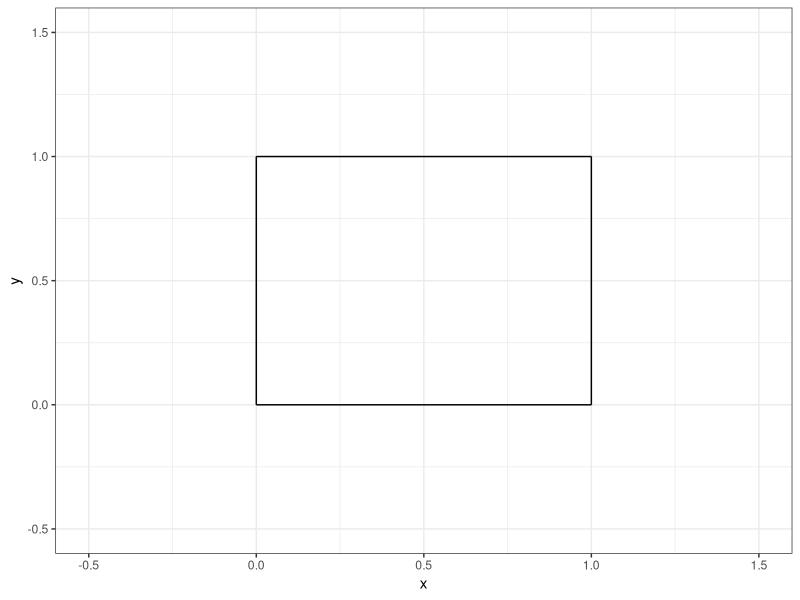
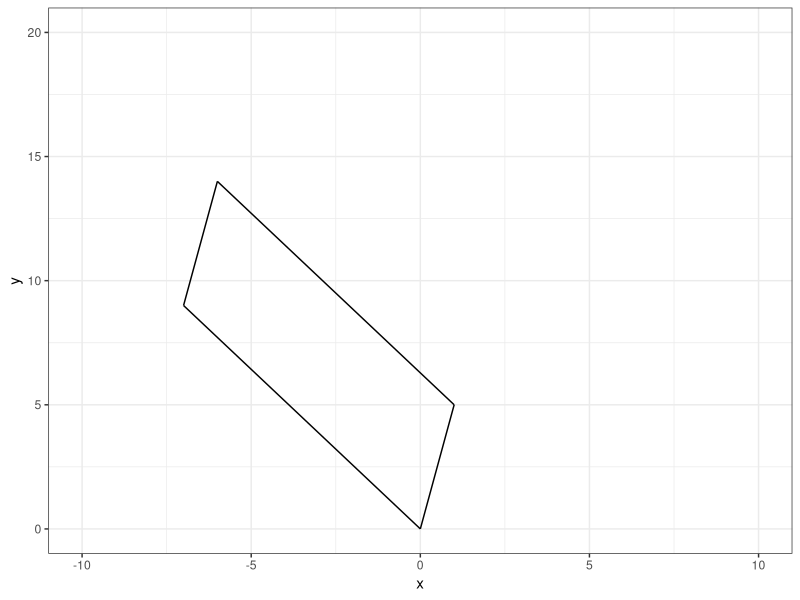
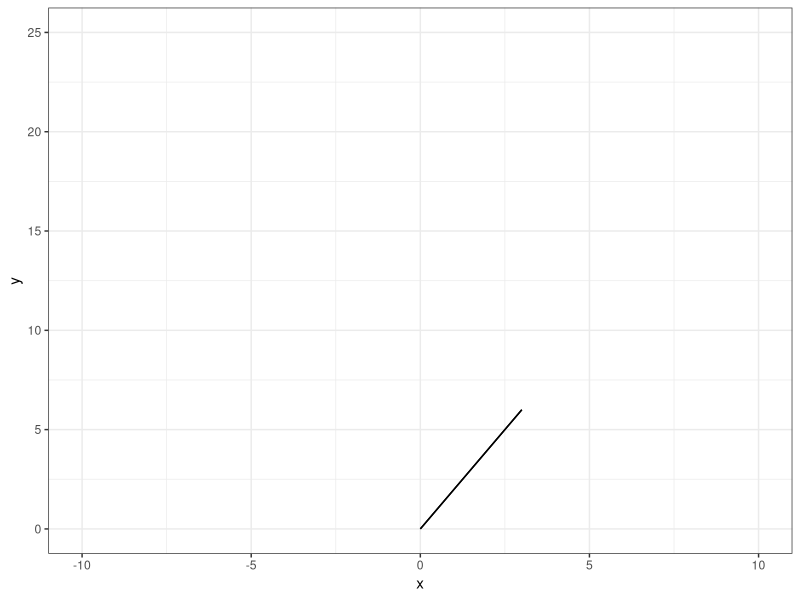
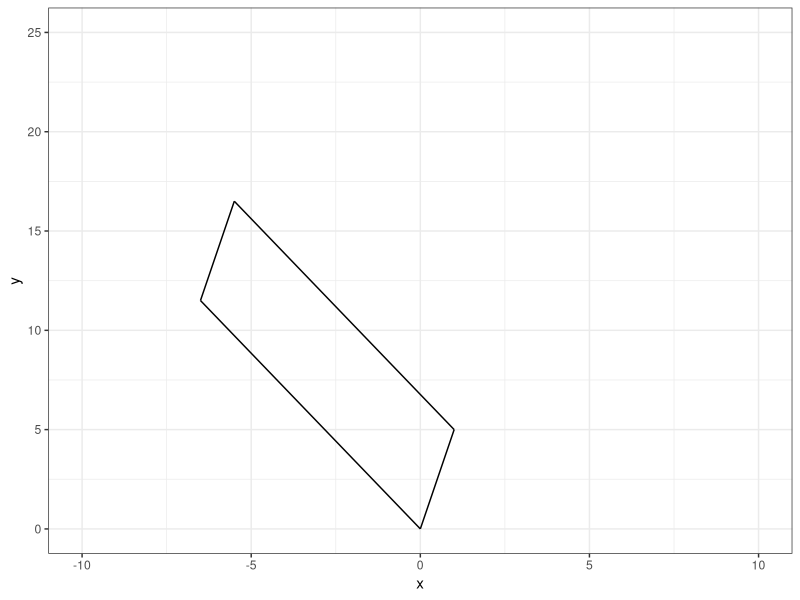
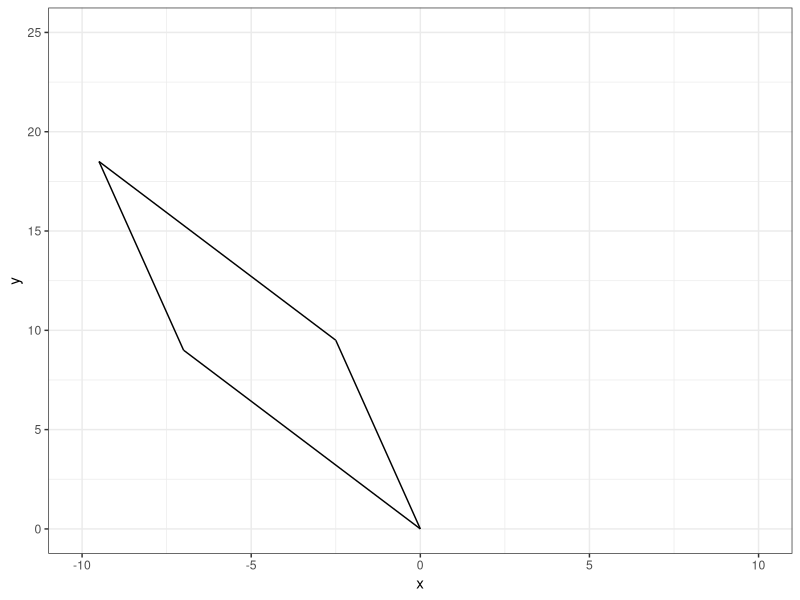
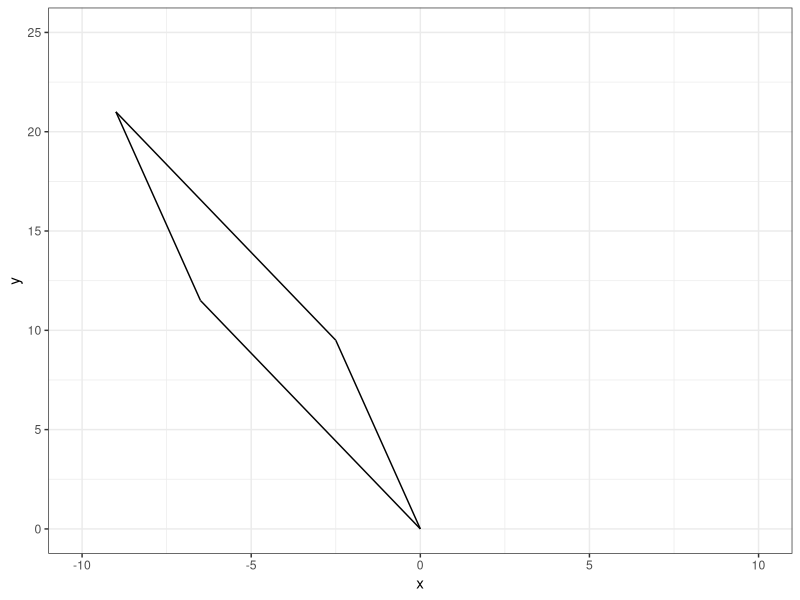

Write R code to recreate these figures, in order.
## ---- chunk 1
#| echo: false

default_chunk_hook  <- knitr::knit_hooks$get("chunk")

latex_font_size <- c("Huge", "huge", "LARGE", "Large", 
                     "large", "normalsize", "small", 
                     "footnotesize", "scriptsize", "tiny")

knitr::knit_hooks$set(chunk = function(x, options) {
  x <- default_chunk_hook(x, options)
  if(options$size %in% latex_font_size) {
    paste0("\n \\", options$size, "\n\n", 
      x, 
      "\n\n \\normalsize"
    )
  } else {
    x
  }
})

## ---- chunk 2
#| label: load-packages
#| include: false
library(tidyverse)
## ---- chunk 3
#| label: fig-unitsquare
#| fig-cap: "The unit square."
#| fig-width: 3
#| fig-height: 3
#| scale: "80%"
#| fig-align: "center"
#| size: "scriptsize"
ggplot() +
  geom_segment(aes(x = 0, xend = 0,
                   y=0, yend = 1))+
  geom_segment(aes(x = 0, xend = 1,
                   y=1, yend = 1))+
  geom_segment(aes(x = 1, xend = 1,
                   y=0, yend = 1))+
  geom_segment(aes(x = 0, xend = 1,
                   y=0, yend = 0)) +
  theme_bw() + 
  xlim(-0.5, 1.5)+
  ylim(-0.5, 1.5)+
  labs(x = "x", 
       y = "y")
## ---- chunk 4
#| size: "scriptsize"
#| code-fold: FALSE
 
(A = matrix(data=c(1,-7,5,9), nrow=2, ncol=2, byrow=TRUE))
## ---- chunk 5
#| size: "scriptsize"
#| code-fold: FALSE

(M = diag(2))
(T = A %*% M)
## ---- chunk 6
#| size: "scriptsize"
#| code-fold: FALSE
(basis.vector.1 = T[,1])
(basis.vector.2 = T[,2])
## ---- chunk 7
#| size: "scriptsize"
#| code-fold: FALSE
(p.0 = c(0,0))
(p.1 = basis.vector.1)
(p.2 = basis.vector.1 + basis.vector.2)
(p.3 = basis.vector.2)
## ---- chunk 8
#| label: fig-part-1e
#| fig-cap: "Shape (part 1e)."
#| fig-width: 3
#| fig-height: 3
#| scale: "80%"
#| fig-align: "center"
#| size: "scriptsize"
ggplot() +
  geom_segment(aes(x = p.0[1], xend = p.1[1],
                   y=p.0[2], yend = p.1[2]))+
  geom_segment(aes(x = p.1[1], xend = p.2[1],
                   y=p.1[2], yend = p.2[2]))+
  geom_segment(aes(x = p.2[1], xend = p.3[1],
                   y=p.2[2], yend = p.3[2]))+
  geom_segment(aes(x = p.3[1], xend = p.0[1],
                   y=p.3[2], yend = p.0[2])) +
  theme_bw() + 
  xlim(-10, 10)+
  ylim(0, 20)+
  labs(x = "x", 
       y = "y")
## ---- chunk 9
#| size: "scriptsize"
#| code-fold: FALSE
(det.A = det(A))
## ---- chunk 10
#| size: "scriptsize"
#| code-fold: FALSE
 
(A = matrix(data=c(1,2,2,4), nrow=2, ncol=2, byrow=TRUE))
## ---- chunk 11
#| size: "scriptsize"
#| code-fold: FALSE

(M = diag(2))
(T = A %*% M)
## ---- chunk 12
#| size: "scriptsize"
#| code-fold: FALSE
(basis.vector.1 = T[,1])
(basis.vector.2 = T[,2])
## ---- chunk 13
#| size: "scriptsize"
#| code-fold: FALSE
(p.0 = c(0,0))
(p.1 = basis.vector.1)
(p.2 = basis.vector.1 + basis.vector.2)
(p.3 = basis.vector.2)
## ---- chunk 14
#| label: fig-part-2e
#| fig-cap: "Shape (part 2e)."
#| fig-width: 3
#| fig-height: 3
#| scale: "80%"
#| fig-align: "center"
#| size: "scriptsize"
ggplot() +
  geom_segment(aes(x = p.0[1], xend = p.1[1],
                   y=p.0[2], yend = p.1[2]))+
  geom_segment(aes(x = p.1[1], xend = p.2[1],
                   y=p.1[2], yend = p.2[2]))+
  geom_segment(aes(x = p.2[1], xend = p.3[1],
                   y=p.2[2], yend = p.3[2]))+
  geom_segment(aes(x = p.3[1], xend = p.0[1],
                   y=p.3[2], yend = p.0[2])) +
  theme_bw() + 
  xlim(-10, 10)+
  ylim(0, 25)+
  labs(x = "x", 
       y = "y")
## ---- chunk 15
#| size: "scriptsize"
#| code-fold: FALSE
(det.A = det(A))
## ---- chunk 16
#| size: "scriptsize"
#| code-fold: FALSE
k = 0.5
(M.v = matrix(data=c(1,k,0,1),nrow=2,ncol=2,byrow=TRUE))
(A = matrix(data=c(1,-7,5,9),nrow=2,ncol=2,byrow=TRUE))
T = A %*% M.v

basis.vector.1 = T[,1]
basis.vector.2 = T[,2]

p.0 = c(0,0)
p.1 = basis.vector.1
p.2 = basis.vector.1 + basis.vector.2
p.3 = basis.vector.2
## ---- chunk 17
#| label: fig-part-3a
#| fig-cap: "Shape (part 3a)."
#| fig-width: 3
#| fig-height: 3
#| scale: "80%"
#| fig-align: "center"
#| size: "scriptsize"
ggplot() +
  geom_segment(aes(x = p.0[1], xend = p.1[1],
                   y=p.0[2], yend = p.1[2]))+
  geom_segment(aes(x = p.1[1], xend = p.2[1],
                   y=p.1[2], yend = p.2[2]))+
  geom_segment(aes(x = p.2[1], xend = p.3[1],
                   y=p.2[2], yend = p.3[2]))+
  geom_segment(aes(x = p.3[1], xend = p.0[1],
                   y=p.3[2], yend = p.0[2])) +
  theme_bw() + 
  xlim(-10, 10)+
  ylim(0, 25)+
  labs(x = "x", 
       y = "y")
## ---- chunk 18
#| size: "scriptsize"
#| code-fold: FALSE
(det.A = det(A))
## ---- chunk 19
#| size: "scriptsize"
#| code-fold: FALSE
k = 0.5
(M.v = matrix(data=c(1,0,k,1),nrow=2,ncol=2,byrow=TRUE))
(A = matrix(data=c(1,-7,5,9),nrow=2,ncol=2,byrow=TRUE))
T = A %*% M.v

basis.vector.1 = T[,1]
basis.vector.2 = T[,2]

p.0 = c(0,0)
p.1 = basis.vector.1
p.2 = basis.vector.1 + basis.vector.2
p.3 = basis.vector.2
## ---- chunk 20
#| label: fig-part-3b
#| fig-cap: "Shape (part 3b)."
#| fig-width: 3
#| fig-height: 3
#| scale: "80%"
#| fig-align: "center"
#| size: "scriptsize"
ggplot() +
  geom_segment(aes(x = p.0[1], xend = p.1[1],
                   y=p.0[2], yend = p.1[2]))+
  geom_segment(aes(x = p.1[1], xend = p.2[1],
                   y=p.1[2], yend = p.2[2]))+
  geom_segment(aes(x = p.2[1], xend = p.3[1],
                   y=p.2[2], yend = p.3[2]))+
  geom_segment(aes(x = p.3[1], xend = p.0[1],
                   y=p.3[2], yend = p.0[2])) +
  theme_bw() + 
  xlim(-10, 10)+
  ylim(0, 25)+
  labs(x = "x", 
       y = "y")
## ---- chunk 21
#| size: "scriptsize"
#| code-fold: FALSE
(det.A = det(A))
## ---- chunk 22
#| size: "scriptsize"
#| code-fold: FALSE
k = 0.5
(M.v = matrix(data=c(1,k,k,1),nrow=2,ncol=2,byrow=TRUE))
(A = matrix(data=c(1,-7,5,9),nrow=2,ncol=2,byrow=TRUE))
T = A %*% M.v

basis.vector.1 = T[,1]
basis.vector.2 = T[,2]

p.0 = c(0,0)
p.1 = basis.vector.1
p.2 = basis.vector.1 + basis.vector.2
p.3 = basis.vector.2
## ---- chunk 23
#| label: fig-part-3c
#| fig-cap: "Shape (part 3c)."
#| fig-width: 3
#| fig-height: 3
#| scale: "80%"
#| fig-align: "center"
#| size: "scriptsize"
ggplot() +
  geom_segment(aes(x = p.0[1], xend = p.1[1],
                   y=p.0[2], yend = p.1[2]))+
  geom_segment(aes(x = p.1[1], xend = p.2[1],
                   y=p.1[2], yend = p.2[2]))+
  geom_segment(aes(x = p.2[1], xend = p.3[1],
                   y=p.2[2], yend = p.3[2]))+
  geom_segment(aes(x = p.3[1], xend = p.0[1],
                   y=p.3[2], yend = p.0[2])) +
  theme_bw() + 
  xlim(-10, 10)+
  ylim(0, 25)+
  labs(x = "x", 
       y = "y")
## ---- chunk 24
#| size: "scriptsize"
#| code-fold: FALSE
(det.A = det(A))
## ---- chunk 25
#| size: "scriptsize"
#| code-fold: FALSE
(ladder = data.frame(x=c(0,0,1,1,0,1,0,1,0,1,0,1,0,1,0,1,0,1,0,1,0,1),y=c(0,20,0,20,2,2,4,4,6,6,8,8,10,10,12,12,14,14,16,16,18,18),group=c(1,1,2,2,3,3,4,4,5,5,6,6,7,7,8,8,9,9,10,10,11,11)))
